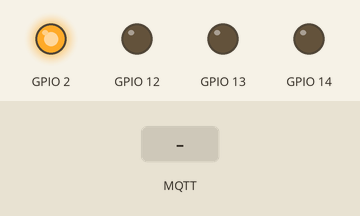
Simulated run of this sketch. Board: ESP8266 (NodeMCU). Parts: output pins drawn as LEDs (lit = HIGH). Dashed ring = blinking. The inputs (shaded band) are chosen by the test bench. WiFi joins after 1.5 s; servers stay silent unless stated; no MQTT or app messages arrive unless stated.

Above: at 2.7 s.
2.8 s: MQTT message "Hungry!!!" arrives on the first subscribed topic
At 2.95 s:
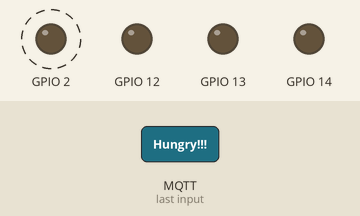
Timing chart, 0 to 7.0 s (numbered marks = the images above; inputs shaded):
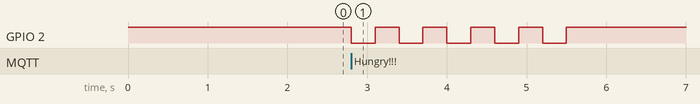

The sketch:

Client.ino
```cpp
#include <ESP8266WiFi.h>
#include <PubSubClient.h>

const char* ssid = "Sangwoo"; // 와이파이 이름
const char* password = "56962353"; // 와이파이 비밀번호
#define mqtt_server "tailor.cloudmqtt.com" // MQTT server 주소
#define mqtt_port 16420 // port 번호
#define mqtt_topic "SSW" // topic (자유롭게 작성}
#define mqtt_user "tgiqgumo" // username
#define mqtt_password "vtJiGGDTNy8J" // password

WiFiClient espClient;
PubSubClient client(espClient);

void setup()
{
  pinMode(12, OUTPUT);
  pinMode(13, OUTPUT);
  pinMode(14, OUTPUT);
  pinMode(2, OUTPUT);
  digitalWrite(2,HIGH);

  WiFi.begin(ssid, password);
  while (WiFi.status() != WL_CONNECTED) delay(500);

  client.setServer(mqtt_server, mqtt_port);
  client.setCallback(callback);
}

void loop()
{
  if(!client.connected())
  {
    client.connect("ESP8266Client2", mqtt_user, mqtt_password);
    client.subscribe(mqtt_topic);
  }
  client.loop();
}
void callback(char* topic, byte* payload, unsigned int length)
{
  String Msg = "";
  int i=0;
  while (i<length) Msg += (char)payload[i++];

  if(Msg == "Hungry!!!")
  {
    for(int i = 0; i < 5; i ++)
    {
      digitalWrite(2,LOW);
      delay(300);
      digitalWrite(2,HIGH);
      delay(300);
    }
  }
}
```

Measured:
- after the input at 2.8 s, GPIO 2: alternates HIGH for 0.30 s and LOW for 0.30 s, 10 changes in all, then stays HIGH, starting at once
